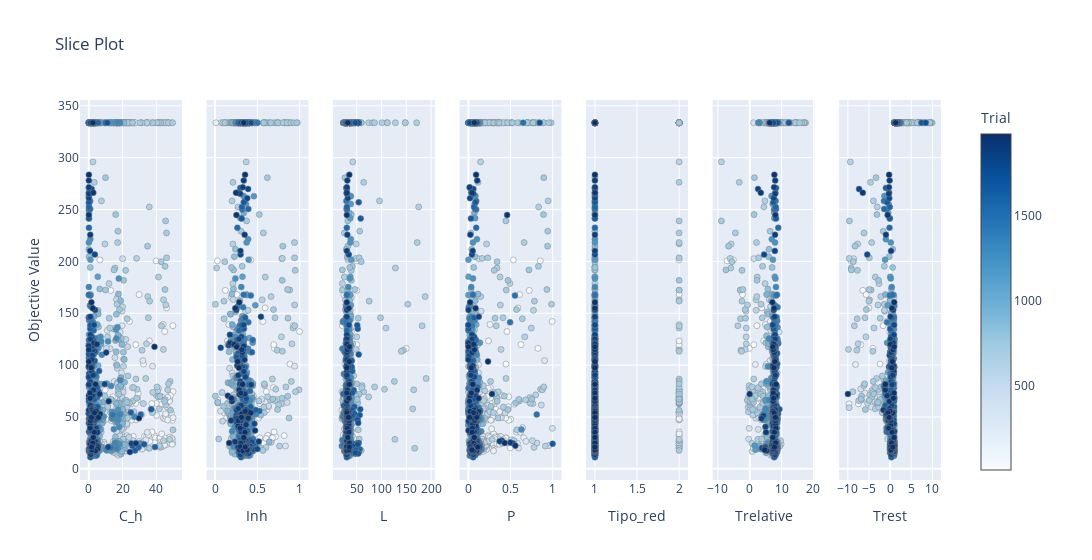

Notebook cell for this chart:
### Code cell
optuna.visualization.plot_slice(study)

### Figure 1 — Plotly figure (JSON) as saved in the notebook; plotly's stock layout.template omitted (floating-point values rounded to 4 significant figures; data arrays with more than 128 entries replaced by an {"elided": "..."} marker saying what was removed)
{"data": [{"marker": {"color": {"elided": "1680 int values"}, "colorbar": {"title": {"text": "Trial"}, "x": 1, "xpad": 40}, "colorscale": [[0, "rgb(247,251,255)"], [0.125, "rgb(222,235,247)"], [0.25, "rgb(198,219,239)"], [0.375, "rgb(158,202,225)"], [0.5, "rgb(107,174,214)"], [0.625, "rgb(66,146,198)"], [0.75, "rgb(33,113,181)"], [0.875, "rgb(8,81,156)"], [1, "rgb(8,48,107)"]], "line": {"color": "Grey", "width": 0.5}, "showscale": true}, "mode": "markers", "name": "Feasible Trial", "showlegend": false, "type": "scatter", "x": {"elided": "1680 float values"}, "xaxis": "x", "y": {"elided": "1680 float values"}, "yaxis": "y"}, {"marker": {"color": {"elided": "1680 int values"}, "colorbar": {"title": {"text": "Trial"}, "x": 1, "xpad": 40}, "colorscale": [[0, "rgb(247,251,255)"], [0.125, "rgb(222,235,247)"], [0.25, "rgb(198,219,239)"], [0.375, "rgb(158,202,225)"], [0.5, "rgb(107,174,214)"], [0.625, "rgb(66,146,198)"], [0.75, "rgb(33,113,181)"], [0.875, "rgb(8,81,156)"], [1, "rgb(8,48,107)"]], "line": {"color": "Grey", "width": 0.5}, "showscale": false}, "mode": "markers", "name": "Feasible Trial", "showlegend": false, "type": "scatter", "x": {"elided": "1680 float values"}, "xaxis": "x2", "y": {"elided": "1680 float values"}, "yaxis": "y2"}, {"marker": {"color": {"elided": "1680 int values"}, "colorbar": {"title": {"text": "Trial"}, "x": 1, "xpad": 40}, "colorscale": [[0, "rgb(247,251,255)"], [0.125, "rgb(222,235,247)"], [0.25, "rgb(198,219,239)"], [0.375, "rgb(158,202,225)"], [0.5, "rgb(107,174,214)"], [0.625, "rgb(66,146,198)"], [0.75, "rgb(33,113,181)"], [0.875, "rgb(8,81,156)"], [1, "rgb(8,48,107)"]], "line": {"color": "Grey", "width": 0.5}, "showscale": false}, "mode": "markers", "name": "Feasible Trial", "showlegend": false, "type": "scatter", "x": {"elided": "1680 int values"}, "xaxis": "x3", "y": {"elided": "1680 float values"}, "yaxis": "y3"}, {"marker": {"color": {"elided": "1680 int values"}, "colorbar": {"title": {"text": "Trial"}, "x": 1, "xpad": 40}, "colorscale": [[0, "rgb(247,251,255)"], [0.125, "rgb(222,235,247)"], [0.25, "rgb(198,219,239)"], [0.375, "rgb(158,202,225)"], [0.5, "rgb(107,174,214)"], [0.625, "rgb(66,146,198)"], [0.75, "rgb(33,113,181)"], [0.875, "rgb(8,81,156)"], [1, "rgb(8,48,107)"]], "line": {"color": "Grey", "width": 0.5}, "showscale": false}, "mode": "markers", "name": "Feasible Trial", "showlegend": false, "type": "scatter", "x": {"elided": "1680 float values"}, "xaxis": "x4", "y": {"elided": "1680 float values"}, "yaxis": "y4"}, {"marker": {"color": {"elided": "1680 int values"}, "colorbar": {"title": {"text": "Trial"}, "x": 1, "xpad": 40}, "colorscale": [[0, "rgb(247,251,255)"], [0.125, "rgb(222,235,247)"], [0.25, "rgb(198,219,239)"], [0.375, "rgb(158,202,225)"], [0.5, "rgb(107,174,214)"], [0.625, "rgb(66,146,198)"], [0.75, "rgb(33,113,181)"], [0.875, "rgb(8,81,156)"], [1, "rgb(8,48,107)"]], "line": {"color": "Grey", "width": 0.5}, "showscale": false}, "mode": "markers", "name": "Feasible Trial", "showlegend": false, "type": "scatter", "x": {"elided": "1680 int values"}, "xaxis": "x5", "y": {"elided": "1680 float values"}, "yaxis": "y5"}, {"marker": {"color": {"elided": "1680 int values"}, "colorbar": {"title": {"text": "Trial"}, "x": 1, "xpad": 40}, "colorscale": [[0, "rgb(247,251,255)"], [0.125, "rgb(222,235,247)"], [0.25, "rgb(198,219,239)"], [0.375, "rgb(158,202,225)"], [0.5, "rgb(107,174,214)"], [0.625, "rgb(66,146,198)"], [0.75, "rgb(33,113,181)"], [0.875, "rgb(8,81,156)"], [1, "rgb(8,48,107)"]], "line": {"color": "Grey", "width": 0.5}, "showscale": false}, "mode": "markers", "name": "Feasible Trial", "showlegend": false, "type": "scatter", "x": {"elided": "1680 float values"}, "xaxis": "x6", "y": {"elided": "1680 float values"}, "yaxis": "y6"}, {"marker": {"color": {"elided": "1680 int values"}, "colorbar": {"title": {"text": "Trial"}, "x": 1, "xpad": 40}, "colorscale": [[0, "rgb(247,251,255)"], [0.125, "rgb(222,235,247)"], [0.25, "rgb(198,219,239)"], [0.375, "rgb(158,202,225)"], [0.5, "rgb(107,174,214)"], [0.625, "rgb(66,146,198)"], [0.75, "rgb(33,113,181)"], [0.875, "rgb(8,81,156)"], [1, "rgb(8,48,107)"]], "line": {"color": "Grey", "width": 0.5}, "showscale": false}, "mode": "markers", "name": "Feasible Trial", "showlegend": false, "type": "scatter", "x": {"elided": "1680 float values"}, "xaxis": "x7", "y": {"elided": "1680 float values"}, "yaxis": "y7"}], "layout": {"title": {"text": "Slice Plot"}, "width": 2100, "xaxis": {"anchor": "y", "domain": [0, 0.1184], "title": {"text": "C_h"}}, "xaxis2": {"anchor": "y2", "domain": [0.1469, 0.2653], "title": {"text": "Inh"}}, "xaxis3": {"anchor": "y3", "domain": [0.2939, 0.4122], "title": {"text": "L"}}, "xaxis4": {"anchor": "y4", "domain": [0.4408, 0.5592], "title": {"text": "P"}}, "xaxis5": {"anchor": "y5", "domain": [0.5878, 0.7061], "title": {"text": "Tipo_red"}}, "xaxis6": {"anchor": "y6", "domain": [0.7347, 0.8531], "title": {"text": "Trelative"}}, "xaxis7": {"anchor": "y7", "domain": [0.8816, 1.0], "title": {"text": "Trest"}}, "yaxis": {"anchor": "x", "domain": [0, 1], "title": {"text": "Objective Value"}}, "yaxis2": {"anchor": "x2", "domain": [0, 1], "matches": "y", "showticklabels": false}, "yaxis3": {"anchor": "x3", "domain": [0, 1], "matches": "y", "showticklabels": false}, "yaxis4": {"anchor": "x4", "domain": [0, 1], "matches": "y", "showticklabels": false}, "yaxis5": {"anchor": "x5", "domain": [0, 1], "matches": "y", "showticklabels": false}, "yaxis6": {"anchor": "x6", "domain": [0, 1], "matches": "y", "showticklabels": false}, "yaxis7": {"anchor": "x7", "domain": [0, 1], "matches": "y", "showticklabels": false}}}
